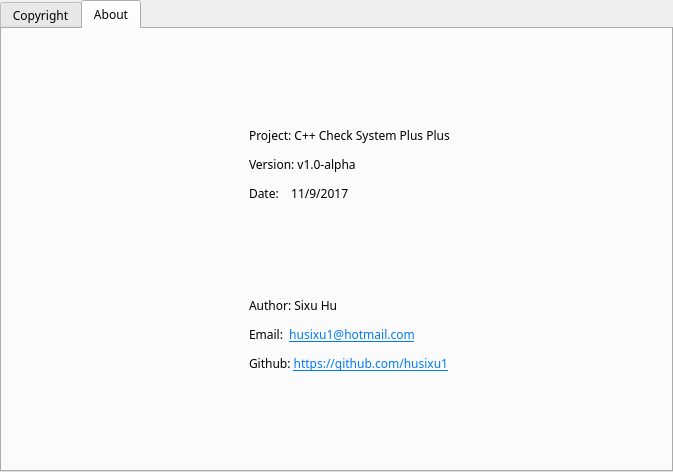
<?xml version="1.0" encoding="UTF-8"?>
<ui version="4.0">
 <class>AboutDialog</class>
 <widget class="QDialog" name="AboutDialog">
  <property name="windowModality">
   <enum>Qt::WindowModal</enum>
  </property>
  <property name="geometry">
   <rect>
    <x>0</x>
    <y>0</y>
    <width>673</width>
    <height>472</height>
   </rect>
  </property>
  <property name="font">
   <font>
    <family>Fira Code</family>
    <pointsize>9</pointsize>
   </font>
  </property>
  <property name="windowTitle">
   <string>About</string>
  </property>
  <property name="windowIcon">
   <iconset resource="res.qrc">
    <normaloff>:/res/info-icon.png</normaloff>:/res/info-icon.png</iconset>
  </property>
  <layout class="QGridLayout" name="gridLayout">
   <property name="leftMargin">
    <number>0</number>
   </property>
   <property name="topMargin">
    <number>0</number>
   </property>
   <property name="rightMargin">
    <number>0</number>
   </property>
   <property name="bottomMargin">
    <number>0</number>
   </property>
   <property name="spacing">
    <number>0</number>
   </property>
   <item row="0" column="0">
    <widget class="QTabWidget" name="tabWidget">
     <property name="currentIndex">
      <number>1</number>
     </property>
     <widget class="QWidget" name="tab_2">
      <attribute name="title">
       <string>Copyright</string>
      </attribute>
      <layout class="QGridLayout" name="gridLayout_2">
       <property name="leftMargin">
        <number>0</number>
       </property>
       <property name="topMargin">
        <number>0</number>
       </property>
       <property name="rightMargin">
        <number>0</number>
       </property>
       <property name="bottomMargin">
        <number>0</number>
       </property>
       <property name="spacing">
        <number>0</number>
       </property>
       <item row="1" column="0">
        <widget class="QLabel" name="label">
         <property name="lineWidth">
          <number>0</number>
         </property>
         <property name="text">
          <string/>
         </property>
         <property name="pixmap">
          <pixmap resource="res.qrc">:/res/gplv3-127x51.png</pixmap>
         </property>
         <property name="alignment">
          <set>Qt::AlignRight|Qt::AlignTrailing|Qt::AlignVCenter</set>
         </property>
         <property name="openExternalLinks">
          <bool>false</bool>
         </property>
        </widget>
       </item>
       <item row="0" column="0">
        <widget class="QTextBrowser" name="textBrowser">
         <property name="html">
          <string>&lt;!DOCTYPE HTML PUBLIC &quot;-//W3C//DTD HTML 4.0//EN&quot; &quot;http://www.w3.org/TR/REC-html40/strict.dtd&quot;&gt;
&lt;html&gt;&lt;head&gt;&lt;meta name=&quot;qrichtext&quot; content=&quot;1&quot; /&gt;&lt;style type=&quot;text/css&quot;&gt;
p, li { white-space: pre-wrap; }
&lt;/style&gt;&lt;/head&gt;&lt;body style=&quot; font-family:'Fira Code'; font-size:9pt; font-weight:400; font-style:normal;&quot;&gt;
&lt;p style=&quot; margin-top:12px; margin-bottom:12px; margin-left:0px; margin-right:0px; -qt-block-indent:0; text-indent:0px;&quot;&gt;This is a program to automate the cheking of HUST c++ experiment.&lt;/p&gt;
&lt;p style=&quot; margin-top:12px; margin-bottom:12px; margin-left:0px; margin-right:0px; -qt-block-indent:0; text-indent:0px;&quot;&gt;Copyright (C) 2016 Sixu Hu&amp;lt;husixu1@hotmail.com&amp;gt;&lt;/p&gt;
&lt;p style=&quot;-qt-paragraph-type:empty; margin-top:12px; margin-bottom:12px; margin-left:0px; margin-right:0px; -qt-block-indent:0; text-indent:0px;&quot;&gt;&lt;br /&gt;&lt;/p&gt;
&lt;p style=&quot; margin-top:12px; margin-bottom:12px; margin-left:0px; margin-right:0px; -qt-block-indent:0; text-indent:0px;&quot;&gt;This program is free software: you can redistribute it and/or modify it under the terms of the GNU General Public License as published by the Free Software Foundation, either version 3 of the License, or(at your option) any later version.&lt;/p&gt;
&lt;p style=&quot;-qt-paragraph-type:empty; margin-top:12px; margin-bottom:12px; margin-left:0px; margin-right:0px; -qt-block-indent:0; text-indent:0px;&quot;&gt;&lt;br /&gt;&lt;/p&gt;
&lt;p style=&quot; margin-top:12px; margin-bottom:12px; margin-left:0px; margin-right:0px; -qt-block-indent:0; text-indent:0px;&quot;&gt;This program is distributed in the hope that it will be useful, but WITHOUT ANY WARRANTY; without even the implied warranty of MERCHANTABILITY or FITNESS FOR A PARTICULAR PURPOSE. See the GNU General Public License for more details.&lt;/p&gt;
&lt;p style=&quot;-qt-paragraph-type:empty; margin-top:12px; margin-bottom:12px; margin-left:0px; margin-right:0px; -qt-block-indent:0; text-indent:0px;&quot;&gt;&lt;br /&gt;&lt;/p&gt;
&lt;p style=&quot; margin-top:12px; margin-bottom:12px; margin-left:0px; margin-right:0px; -qt-block-indent:0; text-indent:0px;&quot;&gt;You should have received a copy of the GNU General Public License along with this program. If not, see &amp;lt;&lt;a href=&quot;https://www.gnu.org/licenses/&quot;&gt;&lt;span style=&quot; text-decoration: underline; color:#007af4;&quot;&gt;https://www.gnu.org/licenses/&lt;/span&gt;&lt;/a&gt;&amp;gt;.&lt;/p&gt;&lt;/body&gt;&lt;/html&gt;</string>
         </property>
         <property name="openExternalLinks">
          <bool>true</bool>
         </property>
        </widget>
       </item>
      </layout>
     </widget>
     <widget class="QWidget" name="tab">
      <attribute name="title">
       <string>About</string>
      </attribute>
      <layout class="QGridLayout" name="gridLayout_3">
       <item row="0" column="1">
        <spacer name="verticalSpacer_2">
         <property name="orientation">
          <enum>Qt::Vertical</enum>
         </property>
         <property name="sizeHint" stdset="0">
          <size>
           <width>20</width>
           <height>40</height>
          </size>
         </property>
        </spacer>
       </item>
       <item row="1" column="1">
        <widget class="QLabel" name="label_5">
         <property name="maximumSize">
          <size>
           <width>80</width>
           <height>80</height>
          </size>
         </property>
         <property name="text">
          <string/>
         </property>
         <property name="pixmap">
          <pixmap resource="res.qrc">:/res/cpp_logo.png</pixmap>
         </property>
         <property name="scaledContents">
          <bool>true</bool>
         </property>
        </widget>
       </item>
       <item row="4" column="1">
        <spacer name="verticalSpacer">
         <property name="orientation">
          <enum>Qt::Vertical</enum>
         </property>
         <property name="sizeHint" stdset="0">
          <size>
           <width>20</width>
           <height>40</height>
          </size>
         </property>
        </spacer>
       </item>
       <item row="3" column="1">
        <widget class="QLabel" name="label_3">
         <property name="sizePolicy">
          <sizepolicy hsizetype="Fixed" vsizetype="Fixed">
           <horstretch>0</horstretch>
           <verstretch>0</verstretch>
          </sizepolicy>
         </property>
         <property name="maximumSize">
          <size>
           <width>80</width>
           <height>80</height>
          </size>
         </property>
         <property name="lineWidth">
          <number>0</number>
         </property>
         <property name="text">
          <string/>
         </property>
         <property name="pixmap">
          <pixmap resource="res.qrc">:/res/icon.jpg</pixmap>
         </property>
         <property name="scaledContents">
          <bool>true</bool>
         </property>
        </widget>
       </item>
       <item row="3" column="3">
        <widget class="QLabel" name="label_2">
         <property name="lineWidth">
          <number>0</number>
         </property>
         <property name="text">
          <string>&lt;!DOCTYPE HTML PUBLIC &quot;-//W3C//DTD HTML 4.0//EN&quot; &quot;http://www.w3.org/TR/REC-html40/strict.dtd&quot;&gt;
&lt;html&gt;&lt;head&gt;&lt;meta name=&quot;qrichtext&quot; content=&quot;1&quot; /&gt;&lt;style type=&quot;text/css&quot;&gt;
p, li { white-space: pre-wrap; }
&lt;/style&gt;&lt;/head&gt;&lt;body style=&quot; font-family:'Fira Code'; font-size:9pt; font-weight:400; font-style:normal;&quot;&gt;
&lt;p style=&quot; margin-top:12px; margin-bottom:12px; margin-left:0px; margin-right:0px; -qt-block-indent:0; text-indent:0px;&quot;&gt;Author: Sixu Hu&lt;/p&gt;
&lt;p style=&quot; margin-top:12px; margin-bottom:12px; margin-left:0px; margin-right:0px; -qt-block-indent:0; text-indent:0px;&quot;&gt;Email:  &lt;a href=&quot;husixu1@hotmail.com&quot;&gt;&lt;span style=&quot; text-decoration: underline; color:#007af4;&quot;&gt;husixu1@hotmail.com&lt;/span&gt;&lt;/a&gt;&lt;/p&gt;
&lt;p style=&quot; margin-top:12px; margin-bottom:12px; margin-left:0px; margin-right:0px; -qt-block-indent:0; text-indent:0px;&quot;&gt;Github: &lt;a href=&quot;https://github.com/husixu1&quot;&gt;&lt;span style=&quot; text-decoration: underline; color:#007af4;&quot;&gt;https://github.com/husixu1&lt;/span&gt;&lt;/a&gt;&lt;/p&gt;&lt;/body&gt;&lt;/html&gt;</string>
         </property>
         <property name="textFormat">
          <enum>Qt::RichText</enum>
         </property>
         <property name="alignment">
          <set>Qt::AlignLeading|Qt::AlignLeft|Qt::AlignTop</set>
         </property>
         <property name="openExternalLinks">
          <bool>true</bool>
         </property>
        </widget>
       </item>
       <item row="1" column="3">
        <widget class="QLabel" name="label_4">
         <property name="text">
          <string>&lt;!DOCTYPE HTML PUBLIC &quot;-//W3C//DTD HTML 4.0//EN&quot; &quot;http://www.w3.org/TR/REC-html40/strict.dtd&quot;&gt;
&lt;html&gt;&lt;head&gt;&lt;meta name=&quot;qrichtext&quot; content=&quot;1&quot; /&gt;&lt;style type=&quot;text/css&quot;&gt;
p, li { white-space: pre-wrap; }
&lt;/style&gt;&lt;/head&gt;&lt;body style=&quot; font-family:'Fira Code'; font-size:8pt; font-weight:400; font-style:normal;&quot;&gt;
&lt;p style=&quot; margin-top:0px; margin-bottom:0px; margin-left:0px; margin-right:0px; -qt-block-indent:0; text-indent:0px;&quot;&gt;&lt;span style=&quot; font-size:9pt;&quot;&gt;Project: C++ Check System Plus Plus&lt;/span&gt;&lt;/p&gt;
&lt;p style=&quot; margin-top:12px; margin-bottom:12px; margin-left:0px; margin-right:0px; -qt-block-indent:0; text-indent:0px;&quot;&gt;&lt;span style=&quot; font-size:9pt;&quot;&gt;Version: v1.0-alpha&lt;/span&gt;&lt;/p&gt;
&lt;p style=&quot; margin-top:12px; margin-bottom:12px; margin-left:0px; margin-right:0px; -qt-block-indent:0; text-indent:0px;&quot;&gt;&lt;span style=&quot; font-size:9pt;&quot;&gt;Date:    11/9/2017&lt;/span&gt;&lt;/p&gt;&lt;/body&gt;&lt;/html&gt;</string>
         </property>
         <property name="textFormat">
          <enum>Qt::AutoText</enum>
         </property>
        </widget>
       </item>
       <item row="2" column="1">
        <spacer name="verticalSpacer_3">
         <property name="orientation">
          <enum>Qt::Vertical</enum>
         </property>
         <property name="sizeHint" stdset="0">
          <size>
           <width>20</width>
           <height>40</height>
          </size>
         </property>
        </spacer>
       </item>
       <item row="1" column="0">
        <spacer name="horizontalSpacer">
         <property name="orientation">
          <enum>Qt::Horizontal</enum>
         </property>
         <property name="sizeHint" stdset="0">
          <size>
           <width>40</width>
           <height>20</height>
          </size>
         </property>
        </spacer>
       </item>
       <item row="1" column="4">
        <spacer name="horizontalSpacer_2">
         <property name="orientation">
          <enum>Qt::Horizontal</enum>
         </property>
         <property name="sizeHint" stdset="0">
          <size>
           <width>40</width>
           <height>20</height>
          </size>
         </property>
        </spacer>
       </item>
      </layout>
     </widget>
    </widget>
   </item>
  </layout>
 </widget>
 <resources>
  <include location="res.qrc"/>
 </resources>
 <connections/>
</ui>
